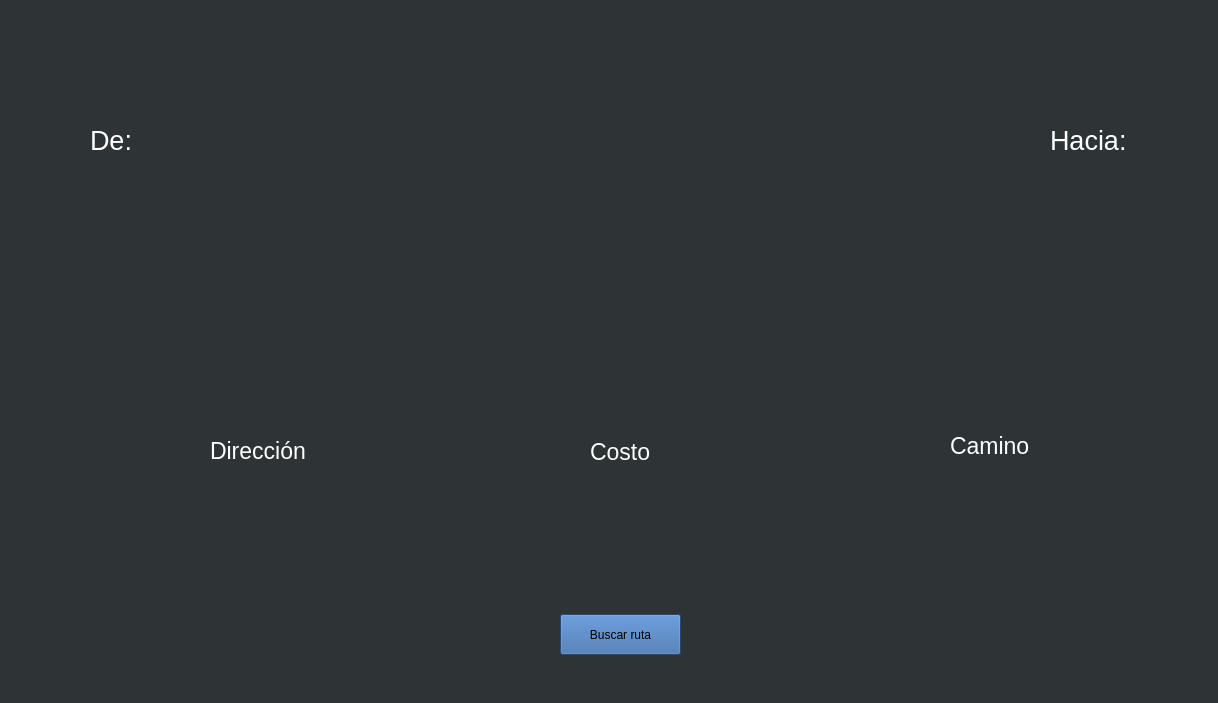
<?xml version="1.0" encoding="UTF-8"?>
<ui version="4.0">
 <class>MainWindow</class>
 <widget class="QMainWindow" name="MainWindow">
  <property name="geometry">
   <rect>
    <x>0</x>
    <y>0</y>
    <width>1218</width>
    <height>703</height>
   </rect>
  </property>
  <property name="windowTitle">
   <string>Djikstra Graph</string>
  </property>
  <property name="styleSheet">
   <string notr="true">background-color: rgb(46, 52, 54);</string>
  </property>
  <widget class="QWidget" name="centralwidget">
   <widget class="QLabel" name="grafo">
    <property name="geometry">
     <rect>
      <x>260</x>
      <y>30</y>
      <width>721</width>
      <height>341</height>
     </rect>
    </property>
    <property name="text">
     <string/>
    </property>
    <property name="pixmap">
     <pixmap resource="rsc.qrc">:/graph2_copy.jpg</pixmap>
    </property>
   </widget>
   <widget class="QLabel" name="dir">
    <property name="geometry">
     <rect>
      <x>210</x>
      <y>430</y>
      <width>121</width>
      <height>41</height>
     </rect>
    </property>
    <property name="font">
     <font>
      <pointsize>17</pointsize>
     </font>
    </property>
    <property name="styleSheet">
     <string notr="true">color: rgb(255, 255, 255);</string>
    </property>
    <property name="text">
     <string>Dirección</string>
    </property>
   </widget>
   <widget class="QLabel" name="cos">
    <property name="geometry">
     <rect>
      <x>590</x>
      <y>436</y>
      <width>101</width>
      <height>31</height>
     </rect>
    </property>
    <property name="font">
     <font>
      <pointsize>17</pointsize>
     </font>
    </property>
    <property name="styleSheet">
     <string notr="true">color: rgb(255, 255, 255);</string>
    </property>
    <property name="text">
     <string>Costo</string>
    </property>
   </widget>
   <widget class="QLabel" name="cam">
    <property name="geometry">
     <rect>
      <x>950</x>
      <y>430</y>
      <width>101</width>
      <height>31</height>
     </rect>
    </property>
    <property name="font">
     <font>
      <pointsize>17</pointsize>
     </font>
    </property>
    <property name="styleSheet">
     <string notr="true">color: rgb(255, 255, 255);</string>
    </property>
    <property name="text">
     <string>Camino</string>
    </property>
   </widget>
   <widget class="QPushButton" name="buscar">
    <property name="geometry">
     <rect>
      <x>560</x>
      <y>614</y>
      <width>121</width>
      <height>41</height>
     </rect>
    </property>
    <property name="styleSheet">
     <string notr="true">alternate-background-color: rgb(114, 159, 207);
background-color: rgb(52, 101, 164);</string>
    </property>
    <property name="text">
     <string>Buscar ruta</string>
    </property>
   </widget>
   <widget class="QPushButton" name="v0">
    <property name="enabled">
     <bool>true</bool>
    </property>
    <property name="geometry">
     <rect>
      <x>270</x>
      <y>170</y>
      <width>61</width>
      <height>61</height>
     </rect>
    </property>
    <property name="cursor">
     <cursorShape>PointingHandCursor</cursorShape>
    </property>
    <property name="styleSheet">
     <string notr="true">#v0 {
background-color: transparent;
background: none;
border: none;
background-repeat: none;
}</string>
    </property>
    <property name="text">
     <string/>
    </property>
    <property name="checkable">
     <bool>false</bool>
    </property>
   </widget>
   <widget class="QPushButton" name="v1">
    <property name="enabled">
     <bool>true</bool>
    </property>
    <property name="geometry">
     <rect>
      <x>400</x>
      <y>40</y>
      <width>61</width>
      <height>61</height>
     </rect>
    </property>
    <property name="cursor">
     <cursorShape>PointingHandCursor</cursorShape>
    </property>
    <property name="styleSheet">
     <string notr="true">#v1{
background-color: transparent;
background: none;
border: none;
background-repeat: none;
}</string>
    </property>
    <property name="text">
     <string/>
    </property>
    <property name="checkable">
     <bool>false</bool>
    </property>
   </widget>
   <widget class="QPushButton" name="v7">
    <property name="enabled">
     <bool>true</bool>
    </property>
    <property name="geometry">
     <rect>
      <x>400</x>
      <y>300</y>
      <width>61</width>
      <height>61</height>
     </rect>
    </property>
    <property name="cursor">
     <cursorShape>PointingHandCursor</cursorShape>
    </property>
    <property name="styleSheet">
     <string notr="true">#v7{
background-color: transparent;
background: none;
border: none;
background-repeat: none;
}</string>
    </property>
    <property name="text">
     <string/>
    </property>
    <property name="checkable">
     <bool>false</bool>
    </property>
   </widget>
   <widget class="QPushButton" name="v8">
    <property name="enabled">
     <bool>true</bool>
    </property>
    <property name="geometry">
     <rect>
      <x>590</x>
      <y>170</y>
      <width>61</width>
      <height>61</height>
     </rect>
    </property>
    <property name="cursor">
     <cursorShape>PointingHandCursor</cursorShape>
    </property>
    <property name="styleSheet">
     <string notr="true">#v8{
background-color: transparent;
background: none;
border: none;
background-repeat: none;
}</string>
    </property>
    <property name="text">
     <string/>
    </property>
    <property name="checkable">
     <bool>false</bool>
    </property>
   </widget>
   <widget class="QPushButton" name="v2">
    <property name="enabled">
     <bool>true</bool>
    </property>
    <property name="geometry">
     <rect>
      <x>590</x>
      <y>40</y>
      <width>61</width>
      <height>61</height>
     </rect>
    </property>
    <property name="cursor">
     <cursorShape>PointingHandCursor</cursorShape>
    </property>
    <property name="styleSheet">
     <string notr="true">#v2 {
background-color: transparent;
background: none;
border: none;
background-repeat: none;
}</string>
    </property>
    <property name="text">
     <string/>
    </property>
    <property name="checkable">
     <bool>false</bool>
    </property>
   </widget>
   <widget class="QPushButton" name="v6">
    <property name="enabled">
     <bool>true</bool>
    </property>
    <property name="geometry">
     <rect>
      <x>600</x>
      <y>300</y>
      <width>61</width>
      <height>61</height>
     </rect>
    </property>
    <property name="cursor">
     <cursorShape>PointingHandCursor</cursorShape>
    </property>
    <property name="styleSheet">
     <string notr="true">#v6 {
background-color: transparent;
background: none;
border: none;
background-repeat: none;
}</string>
    </property>
    <property name="text">
     <string/>
    </property>
    <property name="checkable">
     <bool>false</bool>
    </property>
   </widget>
   <widget class="QPushButton" name="v3">
    <property name="enabled">
     <bool>true</bool>
    </property>
    <property name="geometry">
     <rect>
      <x>750</x>
      <y>40</y>
      <width>61</width>
      <height>61</height>
     </rect>
    </property>
    <property name="cursor">
     <cursorShape>PointingHandCursor</cursorShape>
    </property>
    <property name="styleSheet">
     <string notr="true">#v3 {
background-color: transparent;
background: none;
border: none;
background-repeat: none;
}</string>
    </property>
    <property name="text">
     <string/>
    </property>
    <property name="checkable">
     <bool>false</bool>
    </property>
   </widget>
   <widget class="QPushButton" name="v5">
    <property name="enabled">
     <bool>true</bool>
    </property>
    <property name="geometry">
     <rect>
      <x>760</x>
      <y>300</y>
      <width>61</width>
      <height>61</height>
     </rect>
    </property>
    <property name="cursor">
     <cursorShape>PointingHandCursor</cursorShape>
    </property>
    <property name="styleSheet">
     <string notr="true">#v5 {
background-color: transparent;
background: none;
border: none;
background-repeat: none;
}</string>
    </property>
    <property name="text">
     <string/>
    </property>
    <property name="checkable">
     <bool>false</bool>
    </property>
   </widget>
   <widget class="QPushButton" name="v4">
    <property name="enabled">
     <bool>true</bool>
    </property>
    <property name="geometry">
     <rect>
      <x>900</x>
      <y>160</y>
      <width>61</width>
      <height>61</height>
     </rect>
    </property>
    <property name="cursor">
     <cursorShape>PointingHandCursor</cursorShape>
    </property>
    <property name="styleSheet">
     <string notr="true">#v4 {
background-color: transparent;
background: none;
border: none;
background-repeat: none;
}

</string>
    </property>
    <property name="text">
     <string/>
    </property>
    <property name="checkable">
     <bool>false</bool>
    </property>
   </widget>
   <widget class="QLabel" name="de">
    <property name="geometry">
     <rect>
      <x>90</x>
      <y>120</y>
      <width>51</width>
      <height>41</height>
     </rect>
    </property>
    <property name="font">
     <font>
      <pointsize>20</pointsize>
     </font>
    </property>
    <property name="cursor">
     <cursorShape>ArrowCursor</cursorShape>
    </property>
    <property name="styleSheet">
     <string notr="true">color: rgb(255, 255, 255);</string>
    </property>
    <property name="text">
     <string>De:</string>
    </property>
   </widget>
   <widget class="QLabel" name="hacia">
    <property name="geometry">
     <rect>
      <x>1050</x>
      <y>120</y>
      <width>81</width>
      <height>41</height>
     </rect>
    </property>
    <property name="font">
     <font>
      <pointsize>20</pointsize>
     </font>
    </property>
    <property name="cursor">
     <cursorShape>ArrowCursor</cursorShape>
    </property>
    <property name="styleSheet">
     <string notr="true">color: rgb(255, 255, 255);</string>
    </property>
    <property name="text">
     <string>Hacia:</string>
    </property>
   </widget>
   <widget class="QLabel" name="res">
    <property name="geometry">
     <rect>
      <x>210</x>
      <y>490</y>
      <width>891</width>
      <height>81</height>
     </rect>
    </property>
    <property name="font">
     <font>
      <pointsize>30</pointsize>
     </font>
    </property>
    <property name="styleSheet">
     <string notr="true">color: rgb(255, 255, 255);</string>
    </property>
    <property name="text">
     <string/>
    </property>
   </widget>
   <widget class="QLabel" name="deNum">
    <property name="geometry">
     <rect>
      <x>90</x>
      <y>180</y>
      <width>61</width>
      <height>61</height>
     </rect>
    </property>
    <property name="font">
     <font>
      <pointsize>25</pointsize>
     </font>
    </property>
    <property name="styleSheet">
     <string notr="true">color: rgb(255, 255, 255);</string>
    </property>
    <property name="text">
     <string/>
    </property>
   </widget>
   <widget class="QLabel" name="aNum">
    <property name="geometry">
     <rect>
      <x>1050</x>
      <y>170</y>
      <width>61</width>
      <height>61</height>
     </rect>
    </property>
    <property name="font">
     <font>
      <pointsize>25</pointsize>
     </font>
    </property>
    <property name="styleSheet">
     <string notr="true">color: rgb(255, 255, 255);</string>
    </property>
    <property name="text">
     <string/>
    </property>
   </widget>
  </widget>
 </widget>
 <resources>
  <include location="rsc.qrc"/>
 </resources>
 <connections/>
</ui>
